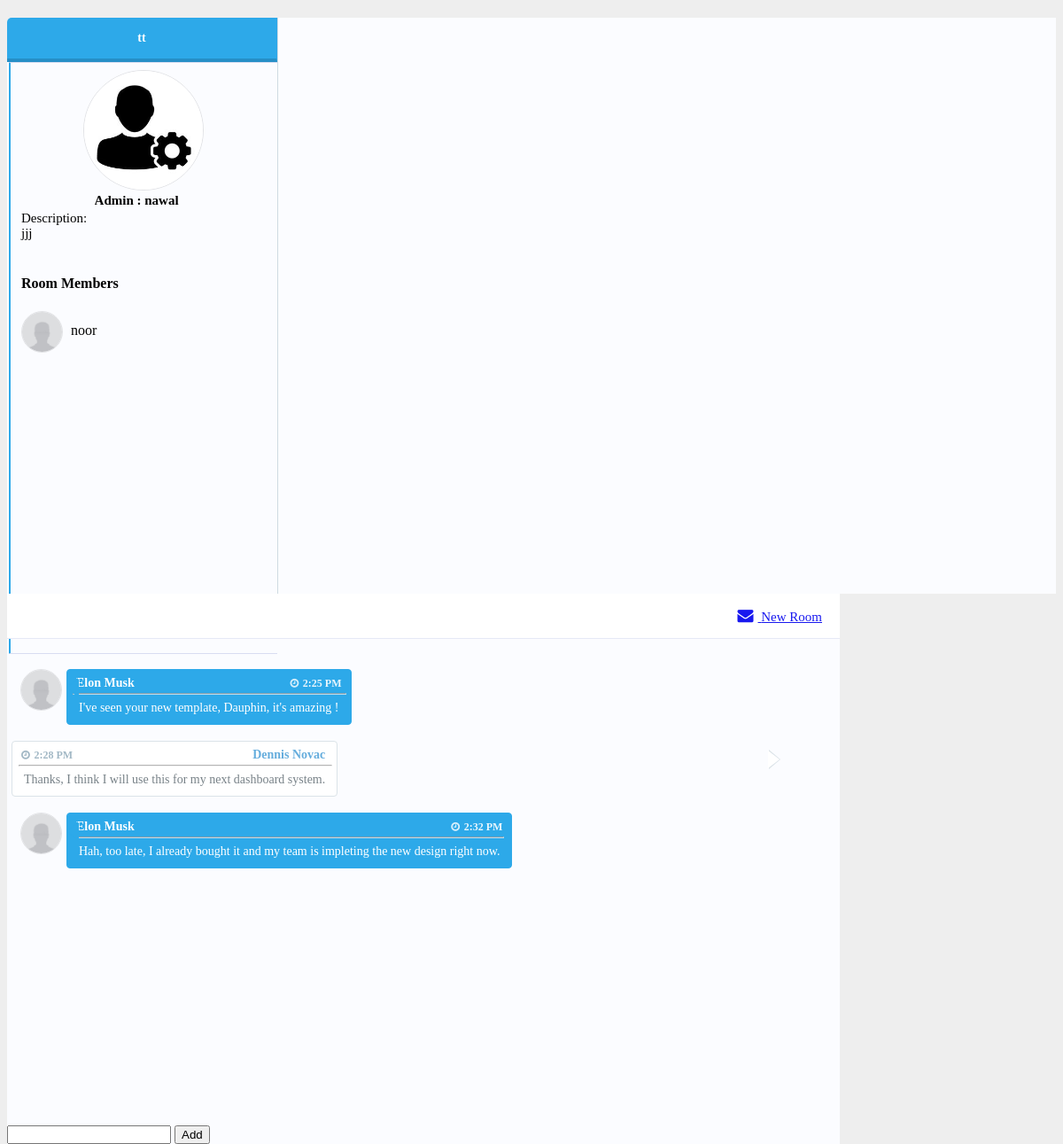
Page /groups/destination/1 (signed in) on the committed database.
### app/models.py (models this page shows)
class Group(models.Model):
    planner = models.ForeignKey(User, related_name="groupsPlannedByUser", on_delete = models.CASCADE)
    destination = models.TextField()
    description = models.TextField()
    users = models.ManyToManyField(User, related_name="groups")
    created_at = models.DateTimeField(auto_now_add=True)
    updated_at = models.DateTimeField(auto_now=True)

class User(models.Model):
    first_name = models.CharField(max_length=255)
    last_name = models.CharField(max_length=255)
    email = models.CharField(max_length=255)
    password = models.CharField(max_length=255)
    created_at = models.DateTimeField(auto_now_add=True)
    updated_at = models.DateTimeField(auto_now=True)
    objects = BlogManager()

### app/views.py (the view)
# urls.py: path('groups/destination/<int:group_id>', views.view_destination),
def view_destination(request,group_id):
    current_group = models.selected_group(group_id)
    context = {
        'destination': current_group.destination,
        'planner': current_group.planner.first_name,
        'plannerId': current_group.planner.id,
        'description': current_group.description,
        'groupUsers': models.users_joining_the_group(request.session['login_user'],group_id)
    }
    return render(request,"group.html",context)

### app/models.py (called while the page is built)
def selected_group(group_id):
    group=Group.objects.get(id=group_id)
    return group

def users_joining_the_group(user_id,group_id):
    this_group = Group.objects.get(id=group_id)
    allGroupJoiners = User.objects.filter(groups=this_group)
    return allGroupJoiners

### app/templates/group.html (shortened to what this page needs)
<!DOCTYPE html>
<html lang="en">
<head>
    {% load static %}
    <link rel="stylesheet" href="{% static 'css/dashboard_style.css' %}">
    <link href="https://maxcdn.bootstrapcdn.com/font-awesome/4.3.0/css/font-awesome.min.css" rel="stylesheet">
</head>
<body>
    <div class="container">
        <div class="panel messages-panel">
            <div class="contacts-list">
                <div class="inbox-categories">
                    <div data-toggle="tab" data-target="#inbox" class="active"> {{destination}} </div>
                </div>
                <div class="tab-content">
                    <div id="inbox" class="contacts-outter-wrapper tab-pane active">
                        <div class="contacts-outter">
                            <ul class="list-unstyled contacts">
                                <li data-toggle="tab" data-target="#inbox-message-1" class="active">
                                    <img alt="" style="width: 134px;
                                    height: 134px;
                                    margin-left: 23%;" class="img-circle medium-image" src="/static/admin.JPG">
                                    <br />
                                    <div class="vcentered info-combo">
                                        <h3  style="margin-left: 48%;font-size: 15px;" class="no-margin-bottom name"> Admin : {{planner}} </h3>
                                        <div style="font-size: 15px;"> Description: <br />{{description}}</div>
                                        <br/>
                                    </div>
                                    <br />
                                    <div>
                                        <h4> Room Members</h4>
                                        {% for groupUser in groupUsers %}
                                        {% if groupUser.id != plannerId %}
                                        <img alt="" class="img-circle medium-image" src="/static/avatar.jpg">
                                        <output>{{groupUser.first_name}}</output>
                                        <br />
                                        {% endif %}
                                        {% endfor %}
                                    </div>
                                </li>
                            </ul>
                        </div>
                    </div>
                </div>
            </div>
            <div class="tab-content">
                <div class="tab-pane message-body active" id="inbox-message-1">
                    <div class="message-top">
                        <a class="btn btn btn-success new-message" href="/groups/add"> <i class="fa fa-envelope"></i>
                            New Room </a>
                    </div>
                    <div class="message-chat">
                        <div class="chat-body">
                            <div class="message info">
                                <img alt="" class="img-circle medium-image" src="/static/avatar.jpg">
                                <div class="message-body">
                                    <div class="message-info">
                                        <h4> Elon Musk </h4>
                                        <h5> <i class="fa fa-clock-o"></i> 2:25 PM </h5>
                                    </div>
                                    <hr>
                                    <div class="message-text">
                                        I've seen your new template, Dauphin, it's amazing !
                                    </div>
                                </div>
                                <br>
                            </div>
                            <div class="message my-message">
                                <div class="message-body">
                                    <div class="message-body-inner">
                                        <div class="message-info">
                                            <h4> Dennis Novac </h4>
                                            <h5> <i class="fa fa-clock-o"></i> 2:28 PM </h5>
                                        </div>
                                        <hr>
                                        <div class="message-text">
                                            Thanks, I think I will use this for my next dashboard system.
                                        </div>
                                    </div>
                                </div>
                                <br>
                            </div>
                            <div class="message info">
                                <img alt="" class="img-circle medium-image" src="/static/avatar.jpg">
                                <div class="message-body">
                                    <div class="message-info">
                                        <h4> Elon Musk </h4>
                                        <h5> <i class="fa fa-clock-o"></i> 2:32 PM </h5>
                                    </div>
                                    <hr>
                                    <div class="message-text">
                                        Hah, too late, I already bought it and my team is impleting the new design right
                                        now.
                                    </div>
                                </div>
                                <br>
                            </div>
                        </div>
                            <form action="/groups/addMsg/2" method="POST">
                                <input type="text" class="send-message-text" id="content" name="content" >
                                <input type="submit" value="Add" class="btn btn-primary">
                        </div>
                    </div>
                </div>
            </div>
        </div>
</body>
</html>

### rows in the picture
Group: destination "tt", description "jjj"
User: first_name "nawal"
User: first_name "noor"
